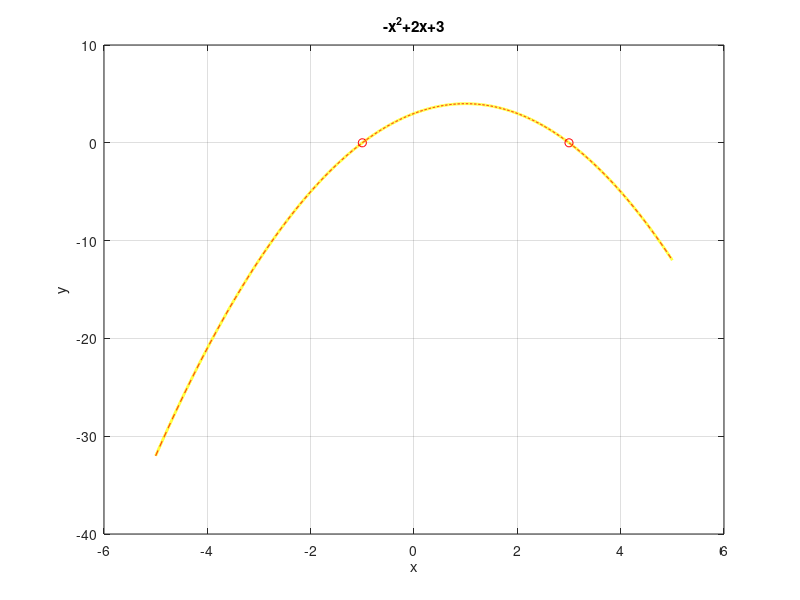

This figure's MATLAB source:
a = -1;
b = 2;
c = 3;
coefficients = [a, b, c];
x = linspace(-5, 5, 2000);
delta = b ^ 2 - 4 * a * c

x_1 = (-1 * b + sqrt(delta)) / (2 * a)
x_2 = (-1 * b - sqrt(delta)) / (2 * a)
y_1 = a * x_1 ^ 2 + b * x_1 + c
y_2 = a * x_2 ^ 2 + b * x_2 + c
zeros = [x_1, y_1; x_2, y_2];

y = a * x .^ 2 + b * x + c;

y_m = polyval(coefficients, x);

r = roots(coefficients);

figure(1)
plot(x, y, 'y', 'LineWidth', 2)
hold on
plot(zeros(:, 1), zeros(:, 2), 'ro')

grid on
xlabel("x")
ylabel("y")
title("-x^{2}+2x+3")

plot(x, y_m, 'r--')
